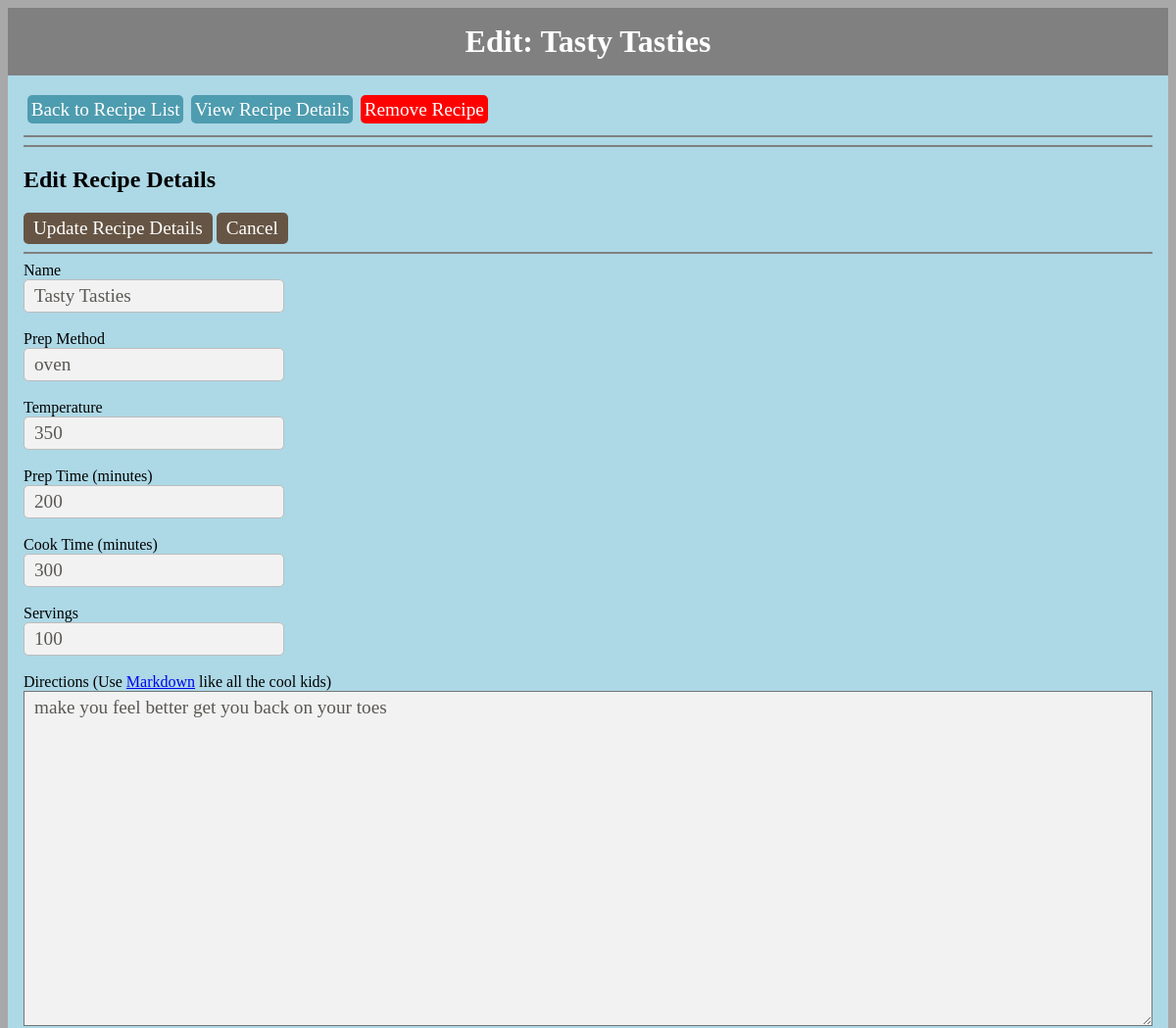
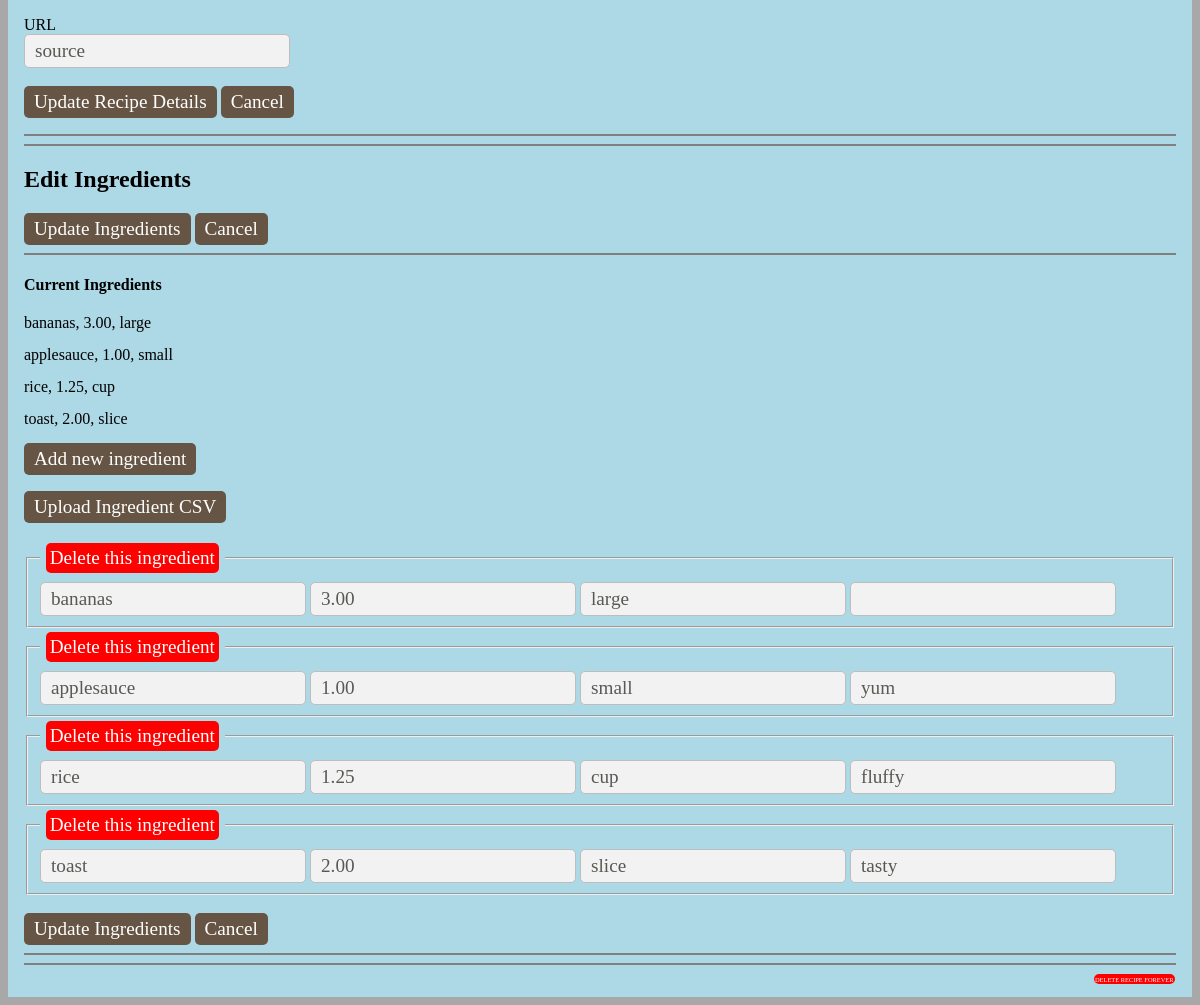
Page /menu/119/editrecipe on the committed database (2 pictures, top to bottom).
### menu/models.py (models this page shows, shortened)
class Recipe(models.Model):
    id = models.AutoField(primary_key=True)
    name = models.CharField(max_length=80, unique=True)
    prepMethod = models.CharField(max_length=30, null=True, blank=True)
    temperature = models.CharField(max_length=10, null=True, blank=True)
    directions = models.TextField(null=True)
    source = models.CharField(max_length=1000, null=True, blank=True)
    servings = models.IntegerField(default=0)
    prepTime = models.IntegerField(default=0)
    cookTime = models.IntegerField(default=0)
    enabled = models.BooleanField(default=True)
    class Meta:
        ordering = ('name', )

class Ingredient(models.Model):
    id = models.AutoField(primary_key=True)
    recipe = models.ForeignKey(Recipe)
    name = models.CharField(max_length=80, null=False)
    comment = models.CharField(max_length=80, null=True, blank=True)
    amount = models.DecimalField(max_digits=10, decimal_places=2, default=0.0)
    unit = models.CharField(max_length=30, null=True, blank=True)
    class Meta:
        ordering = ('id', )
        unique_together = ('name', 'recipe', 'amount', 'unit',)

### menu/views.py (the view)
# urls.py: url(r'^(?P<pk>[0-9]+)/editrecipe$', views.EditRecipe.as_view(), name='editrecipe'),
class EditRecipe(generic.DetailView):
    model = Recipe
    template_name = 'menu/editrecipe.html'
    def get_queryset(self):
        return Recipe.objects.all()

### menu/templates/menu/editrecipe.html (shortened to what this page needs)
{% load staticfiles %}
{% load menu_extras %}
{% include "menu/stylesheets.html" %}
<div id="title">
    Edit: {{ recipe.name }}
</div>
<div id="content">
    <div>
        <a class="button" id="nav" href="{% url 'menu:index' %}">Back to Recipe List</a>
        <a class="button" id="nav" href="{% url 'menu:recipedetails' recipe.id %}">View Recipe Details</a>
        <a class="button" id="delete" href="{% url 'menu:disablerecipe' recipe.id %}">Remove Recipe</a>
    </div><div style="clear:both"></div>
    <hr noshade><hr noshade>
    <h2>Edit Recipe Details</h2>
    <form action="{% url 'menu:updaterecipe' recipe.id %}" method="post">
    <input type=submit value="Update Recipe Details" id="submit"/>
    <a class="button" href="{% url 'menu:recipedetails' recipe.id %}">Cancel</a>
    <hr noshade>
        Name<br><input type=text name="name" value="{{ recipe.name }}" id="text"><br><br>
        Prep Method<br><input type=text name="method" value="{{ recipe.prepMethod }}" id="text"><br><br>
        Temperature<br><input type=text name="temp" value="{{ recipe.temperature }}" id="text"><br><br>
        Prep Time (minutes)<br><input type=text name="prep" value="{{ recipe.prepTime }}" id="text"><br><br>
        Cook Time (minutes)<br><input type=text name="cook" value="{{ recipe.cookTime }}" id="text"><br><br>
        Servings<br><input type=text name="serves" value="{{ recipe.servings }}" id="text"><br><br>
        Directions (Use <a target="blank" href="https://en.wikipedia.org/wiki/Markdown#Example">Markdown</a> like all the cool kids)<br><textarea name="directions" ROWS=15 COLS=35>{{ recipe.directions }}</textarea><br><br>
        URL<br><input type=text name="source" value="{{ recipe.source }}" id="text"><br><br>
        <input type=submit value="Update Recipe Details" id="submit"/>
        <a class="button" href="{% url 'menu:recipedetails' recipe.id %}">Cancel</a>
    </form>
    <hr noshade><hr noshade>
    <h2>Edit Ingredients</h2>
    <input type=submit value="Update Ingredients" id="submit">
    <a class="button" href="{% url 'menu:recipedetails' recipe.id %}">Cancel</a>
    <hr noshade>
    <form action="{% url 'menu:updateingredient' recipe.id %}" method="post">
        <h4>Current Ingredients</h4>
            {% for i in recipe.ingredient_set.all %}
                <ul>
                    <li id="nospace">{{ i.name }}, {{ i.amount }}, {{ i.unit }}</li>
                </ul>
            {% endfor %}
        <p><a class="button" href="{% url 'menu:addingredient' recipe.id %}" method="post">Add new ingredient</a></p>
        <p><a class="button" href="{% url 'menu:uploadrecipe' %}" method="post">Upload Ingredient CSV</a></p>
        {% for i in recipe.ingredient_set.all %}
            <fieldset name = "{{i.id}},ingredients">
                <legend><a class="button" id="delete" href="{% url 'menu:deleteingredient' i.id %}" method="post">Delete this ingredient</a></legend>
                <input type=text value="{{ i.name }}" name="{{i.id}},name">
                <input type=text value="{{ i.amount }}" name="{{i.id}},amount">
                <input type=text value="{{ i.unit}}" name="{{i.id}},unit">
                <input type=text value="{{ i.comment }}" name="{{i.id}},comment">
            </fieldset>
        {% endfor %}
        <br>
        <input type=submit value="Update Ingredients" id="submit">
        <a class="button" href="{% url 'menu:recipedetails' recipe.id %}">Cancel</a>
        <hr noshade><hr noshade>
        <a class="button" id="deleteforever" href="{% url 'menu:deleterecipeforever' recipe.id %}">DELETE RECIPE FOREVER</a>
    </form>
</div>

### menu/static/menu/css/style.css (style rules this page uses)
* { font-family: Palatino,"Palatino Linotype","Palatino LT STD","Book Antiqua",Georgia,serif; }
textarea { font-size: 120%; color: #5a5854; background-color: #f2f2f2; padding: 5px 5px 5px 10px; width:100%; }
input { font-size: 1.2em; color: #5a5854; background-color: #f2f2f2; border: 1px solid #bdbdbd; border-radius: 5px; padding: 5px 10px 5px 10px; display: inline-block; }
input[type="text"] { font-size: 1.2em; width: auto; background: #f2f2f2 }
input#submit { color: #ffffff; background-color: #665544; border: none; border-radius: 5px; }
ul { list-style:none; padding-left:0; }
li { line-height: 2em; }
li#nospace { line-height: 1em; }
.button { display: inline-block; background-color: #665544; border-radius: 5px; color: white; text-decoration: none; font-size: 1.2em; padding: 5px 10px 5px 10px; }
.button#nav { background-color: #4E9CAF; padding: .2em; text-align: center; margin: .2em; float: left; display: inline block; text-size: 1em; }
.button#delete { background-color: red; padding: .2em; text-align: center; margin: .2em; display: inline block; text-size: 1em; }
.button#deleteforever { background-color: red; float:right; padding: .2em; text-align: center; margin: .2em; display: inline block; font-size: .4em; }
#title { background:grey; text-align:center; font-weight:bold; padding: 0.5em; color: white; font-size: 2em; }
#content { display: block; background:lightblue; padding: 1em; white-space: wrap; }

### rows in the picture
Recipe: name "Tasty Tasties", method "oven", temp "350", prep "200", cook "300", serves "100", directions "make you feel better get you back on your toes", source "source"
Ingredient: name "bananas", amount "3.00", unit "large"
Ingredient: name "applesauce", amount "1.00", unit "small", comment "yum"
Ingredient: name "rice", amount "1.25", unit "cup", comment "fluffy"
Ingredient: name "toast", amount "2.00", unit "slice", comment "tasty"
